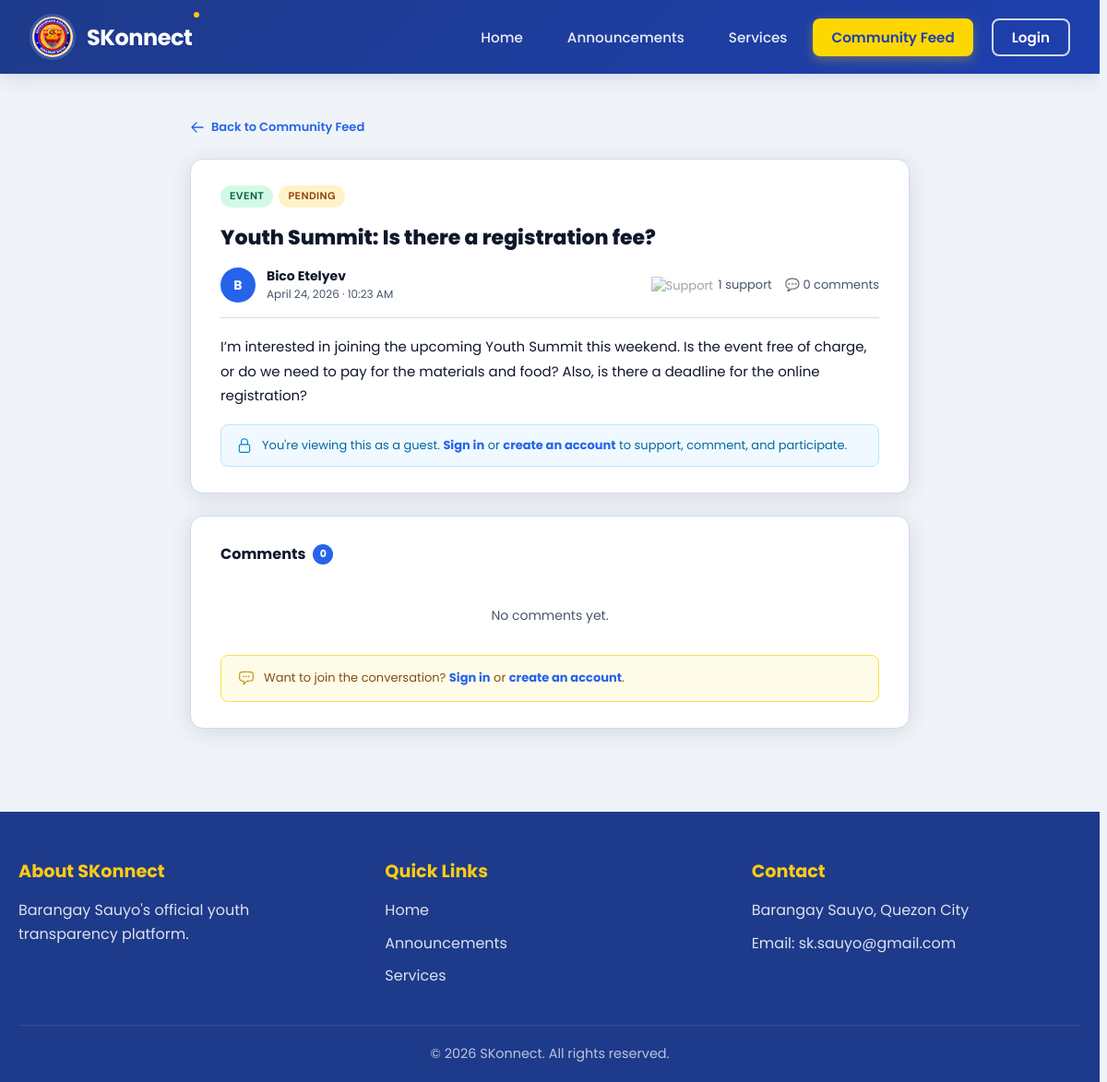
/views/public/public_thread_view.php?id=49, run on the app's committed database.
### tables this page shows
CREATE TABLE `threads` (
  `id` int(11) NOT NULL,
  `author_id` int(11) NOT NULL,
  `category` enum('inquiry','complaint','suggestion','event_question','other') NOT NULL,
  `subject` varchar(120) NOT NULL,
  `message` text NOT NULL,
  `status` enum('pending','responded','resolved') NOT NULL DEFAULT 'pending',
  `is_removed` tinyint(1) NOT NULL DEFAULT 0,
  `removed_by_user` tinyint(1) NOT NULL DEFAULT 0,
  `is_flagged` tinyint(1) NOT NULL DEFAULT 0,
  `is_pinned` tinyint(1) NOT NULL DEFAULT 0,
  `created_at` datetime NOT NULL DEFAULT current_timestamp(),
  `updated_at` datetime NOT NULL DEFAULT current_timestamp() ON UPDATE current_timestamp()
);

### backend/models/ThreadModel.php (called while the page is built, shortened)
<?php
class ThreadModel
{
    private PDO $conn;
    public function __construct(PDO $conn)
    {
        $this->conn = $conn;
    }
    public function getThreadById(int $thread_id, int $user_id): array|false
    {
        $stmt = $this->conn->prepare(
            "SELECT
                t.*,
                CONCAT(u.first_name, ' ', u.last_name) AS author_name,
                (SELECT COUNT(*) FROM thread_supports  ts  WHERE ts.thread_id  = t.id)                                AS support_count,
                (SELECT COUNT(*) FROM thread_comments  tc  WHERE tc.thread_id  = t.id AND tc.is_removed = 0)           AS comment_count,
                (SELECT COUNT(*) FROM thread_bookmarks tb  WHERE tb.thread_id  = t.id AND tb.user_id = :uid1)          AS is_bookmarked,
                (SELECT COUNT(*) FROM thread_supports  ts2 WHERE ts2.thread_id = t.id AND ts2.user_id = :uid2)         AS user_supported
             FROM threads t
             JOIN users u ON u.id = t.author_id
             WHERE t.id = :tid AND t.is_removed = 0
             LIMIT 1"
        );
        $stmt->execute([':uid1' => $user_id, ':uid2' => $user_id, ':tid' => $thread_id]);
        return $stmt->fetch(PDO::FETCH_ASSOC);
    }
}

### backend/models/CommentModel.php (called while the page is built, shortened)
<?php
class CommentModel
{
    private PDO $conn;
    public function __construct(PDO $conn)
    {
        $this->conn = $conn;
    }
    public function getCommentsByThread(int $thread_id, int $user_id): array
    {
        $stmt = $this->conn->prepare(
            "SELECT
                tc.id,
                tc.thread_id,
                tc.message,
                tc.is_mod_comment,
                tc.is_removed,
                tc.removed_by_mod,
                tc.removed_by_user,
                tc.created_at,
                CONCAT(u.first_name, ' ', u.last_name) AS author_name,
                tc.author_id,
                (SELECT COUNT(*) FROM comment_supports cs  WHERE cs.comment_id  = tc.id)                        AS support_count,
                (SELECT COUNT(*) FROM comment_supports cs2 WHERE cs2.comment_id = tc.id AND cs2.user_id = :uid) AS user_supported
             FROM thread_comments tc
             JOIN users u ON u.id = tc.author_id
             WHERE tc.thread_id = :tid
               AND (tc.is_removed = 0 OR tc.removed_by_mod = 1 OR tc.removed_by_user = 1)
             ORDER BY tc.created_at ASC"
        );
        $stmt->execute([':uid' => $user_id, ':tid' => $thread_id]);
        $comments = $stmt->fetchAll(PDO::FETCH_ASSOC);
        return $comments;
    }
}

### views/public/public_thread_view.php (the view, shortened to what this page needs)
<?php
require_once __DIR__ . '/../../backend/models/ThreadModel.php';
require_once __DIR__ . '/../../backend/models/CommentModel.php';
$db   = new Database();
$conn = $db->getConnection();
$threadModel  = new ThreadModel($conn);
$commentModel = new CommentModel($conn);
$thread_id = (int)($_GET['id'] ?? 0);
$thread = $threadModel->getThreadById($thread_id, 0);
$comments = $commentModel->getCommentsByThread($thread_id, 0);
usort($comments, function ($a, $b) {
    $a_mod = (int)!empty($a['is_mod_comment']);
    $b_mod = (int)!empty($b['is_mod_comment']);
    if ($b_mod !== $a_mod) return $b_mod - $a_mod;
    return strtotime($b['created_at']) - strtotime($a['created_at']);
});
$cat_labels = [
    'inquiry'        => 'Inquiry',
    'complaint'      => 'Complaint',
    'suggestion'     => 'Suggestion',
    'event_question' => 'Event',
    'other'          => 'Other',
];
$cat_key   = $thread['category'];
$cat_label = $cat_labels[$cat_key] ?? 'Other';
$date_fmt  = date('F j, Y · g:i A', strtotime($thread['created_at']));
?>
<!DOCTYPE html>
<html lang="en">
<head>
    <link rel="stylesheet" href="../../styles/global.css">
    <link rel="stylesheet" href="../../styles/public/community.css">
    <link rel="stylesheet" href="../../styles/public/public_thread_view.css">
    <link rel="stylesheet" href="../../styles/public/header.css">
    <link rel="stylesheet" href="../../styles/public/footer.css">
</head>
<body>
    <?php include __DIR__ . '/../../components/public/navbar.php'; ?>
    <main class="pub-thread-page">
        <div class="pub-thread-container">
            <a href="community.php" class="pub-thread-back-link">
                <svg xmlns="http://www.w3.org/2000/svg" fill="none" viewBox="0 0 24 24" stroke-width="2" stroke="currentColor">
                    <path stroke-linecap="round" stroke-linejoin="round" d="M10.5 19.5 3 12m0 0 7.5-7.5M3 12h18" />
                </svg>
                Back to Community Feed
            </a>
            <article class="pub-thread-main-card">
                <div class="pub-thread-badges">
                    <span class="category-badge <?= $cat_key ?>"><?= $cat_label ?></span>
                    <span class="status-badge <?= $thread['status'] ?>"><?= ucfirst($thread['status']) ?></span>
                </div>
                <h1 class="pub-thread-title"><?= htmlspecialchars($thread['subject']) ?></h1>
                <div class="pub-thread-meta">
                    <div class="pub-thread-avatar">
                        <?= strtoupper(substr($thread['author_name'], 0, 1)) ?>
                    </div>
                    <div class="pub-thread-author-info">
                        <span class="pub-thread-author-name"><?= htmlspecialchars($thread['author_name']) ?></span>
                        <time class="pub-thread-date" datetime="<?= $thread['created_at'] ?>"><?= $date_fmt ?></time>
                    </div>
                    <div class="pub-thread-meta-counts">
                        <span>
                            <img src="../../assets/img/handshake-icon.png" alt="Support" class="pub-meta-icon">
                            <?= (int)$thread['support_count'] ?> <?= $thread['support_count'] == 1 ? 'support' : 'supports' ?>
                        </span>
                        <span>💬 <?= (int)$thread['comment_count'] ?> <?= $thread['comment_count'] == 1 ? 'comment' : 'comments' ?></span>
                    </div>
                </div>
                <div class="pub-thread-body">
                    <?= nl2br(htmlspecialchars($thread['message'])) ?>
                </div>
                <div class="pub-readonly-notice">
                    <span>
                        You're viewing this as a guest.
                        <a href="../auth/login.php">Sign in</a> or <a href="../auth/register.php">create an account</a> to support, comment, and participate.
                    </span>
                </div>
            </article>
            <section class="pub-comments-section">
                <h2 class="pub-comments-heading">
                    Comments
                    <span class="pub-comments-count"><?= count($comments) ?></span>
                </h2>
                <div class="pub-comment-list">
                    <?php if (empty($comments)) : ?>
                        <div class="pub-no-comments">
                            No comments yet.
                        </div>
                    <?php endif; ?>
                </div>
                <div class="pub-comment-cta">
                    <span>Want to join the conversation? <a href="../auth/login.php">Sign in</a> or <a href="../auth/register.php">create an account</a>.</span>
                </div>
            </section>
        </div>
    </main>
    <?php include __DIR__ . '/../../components/public/footer.php'; ?>
</body>
</html>

### styles/global.css (style rules this page uses)
:root { --primary-blue: #1e3a8a; --secondary-blue: #2563eb; --accent-yellow: #facc15; --text-dark: #1f2937; --text-light: #6b7280; --bg-light: #f8f9fa; --white: #ffffff; --border-color: #e5e7eb; --bg: #f0f3f8; --surface: #ffffff; --surface-2: #f8fafc; --border: #e2e8f0; --text-primary: #0f172a; --text-secondary: #475569; --text-muted: #94a3b8; --accent: #2563eb; --accent-hover: #1d4ed8; --shadow-sm: 0 1px 3px rgba(0, 0, 0, 0.06), 0 1px 2px rgba(0, 0, 0, 0.04); --shadow-md: 0 4px 12px rgba(0, 0, 0, 0.07), 0 2px 6px rgba(0, 0, 0, 0.04); --shadow-lg: 0 10px 28px rgba(0, 0, 0, 0.08), 0 4px 10px rgba(0, 0, 0, 0.04); --radius-sm: 8px; --radius-md: 14px; --radius-lg: 20px; --font-display: "DM Serif Display", Georgia, serif; --font-body: "DM Sans", Arial, sans-serif; --navy: #0f2545; --navy-mid: #1a3a6b; --blue: #1e5fa8; --blue-light: #2e7dd1; --gold: #c8922a; --gold-light: #e8b94a; --bg: #f0f4f8; --surface: #ffffff; --border: #d1dae6; --text-head: #0f2545; --text-body: #334155; --text-muted: #64748b; --red: #c0392b; --green: #1a7a4a; --radius: 10px; --shadow: 0 2px 12px rgba(15, 37, 69, 0.08); --shadow-md: 0 4px 24px rgba(15, 37, 69, 0.12); }
*, *::before, *::after { box-sizing: border-box; margin: 0; padding: 0; }
html { scroll-behavior: smooth; font-family: "Poppins", sans-serif; overflow-y: scroll; scrollbar-gutter: stable; }
body { background: var(--bg); color: var(--text-body); font-family: "Poppins", sans-serif; }

### styles/public/community.css (style rules this page uses)
body { background: var(--bg); }
.category-badge, .status-badge { display: inline-flex; align-items: center; padding: 3px 10px; border-radius: 20px; font-size: 11px; font-weight: 700; font-family: var(--font-body); letter-spacing: 0.04em; text-transform: uppercase; white-space: nowrap; line-height: 1.6; }
.category-badge.event, .category-badge.event_question { background: #d1fae5; color: #065f46; }
.status-badge.pending { background: #fef3c7; color: #92400e; }

### data on the page
threads: category "EVENT", status "PENDING", subject "Youth Summit: Is there a registration fee?", created_at "April 24, 2026 · 10:23 AM", message "I’m interested in joining the upcoming Youth Summit this weekend. Is the event free of charge, or do we need to pay for the materials and food? Also, is there a deadline for the online registration?"

### other printed values
$label "Home Announcements Services Community Feed Login"
substr($thread['author_name'], 0, 1) "B"
$thread['author_name'] "Bico Etelyev"
$thread['support_count'] "1"
$thread['comment_count'] "0"
count($comments) "0"
